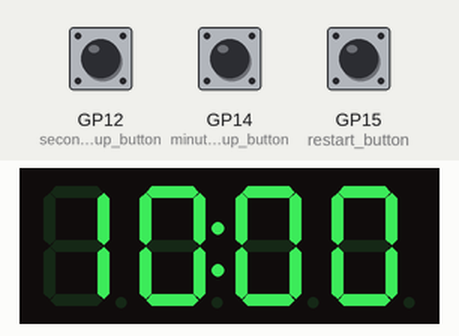
A program run on a simulated Raspberry Pi Pico running MicroPython. Parts: 4-digit seven-segment display. Inputs (shaded band) come from the test bench; at power-on: GP12 (seconds_up_button) LOW, GP14 (minutes_up_button) LOW, GP15 (restart_button) LOW. The clock reads 2024-03-15 10:24:30 at power-on unless the program sets it; library files of the repository ran but are not shown: tm1637.py.

Above: at 1.2 s.
1.3 s: GP12 (seconds_up_button) pulled HIGH for 1 s
At 3.1 s:
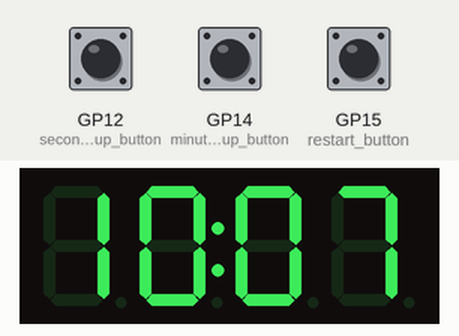
3.8 s: GP14 (minutes_up_button) pulled HIGH for 0.15 s
At 5.2 s:
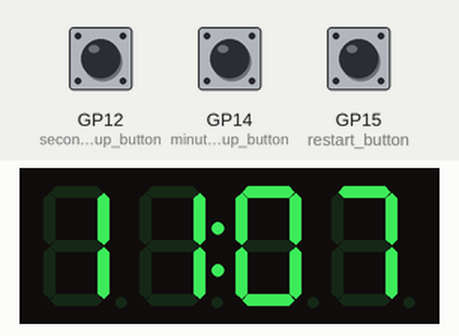
5.5 s: GP12 (seconds_up_button) pulled HIGH for 0.15 s
At 6.5 s:
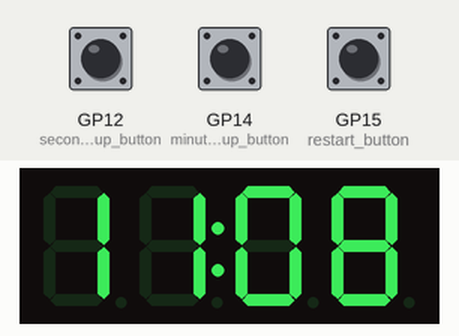
7.1 s: GP14 (minutes_up_button) pulled HIGH for 0.15 s
At 8.0 s:
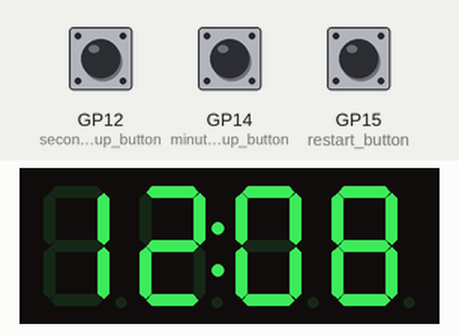
Timing chart, 0 to 9.8 s (numbered marks = the images above; inputs shaded):
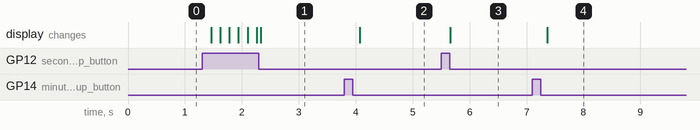

Measured:
- after the input at 1.3 s, the display: first changes after 0.16 s (image 1 shows a later state)
- after the input at 3.8 s, the display: changes after 0.27 s (image 2)
- after the input at 5.5 s, the display: changes after 0.16 s (image 3)
- after the input at 7.1 s, the display: changes after 0.27 s (image 4)

The program:

main.py
```python
import time
import tm1637
from machine import Pin

#define pins
display = tm1637.TM1637(clk=Pin(26), dio=Pin(27))
reset_button = Pin(13, Pin.IN, Pin.PULL_DOWN)
seconds_up_button = Pin(12, Pin.IN, Pin.PULL_DOWN)
minutes_up_button = Pin(14, Pin.IN, Pin.PULL_DOWN)
restart_button = Pin(15, Pin.IN, Pin.PULL_DOWN)

#default time to start at
default_start_time = 10 * 60

#stores current time in seconds
current_time = default_start_time

seconds_counter = 0
minutes_counter = 0
start_time = time.time()

# current state: 0 = counting down, 1 = paused, 2 = end_loop
state = 1

#maximum value of the display in seconds
display_max_value = 99 * 60 + 59


def update_display(raw_seconds):
    seconds = raw_seconds % 60
    minutes = (raw_seconds - seconds) / 60
    display.numbers(int(minutes), seconds)
    #print(str(int(minutes)) + ": " + str(seconds))    #comment out to not print out each time
    return


#loop to show end screen
def endloop():
    display.show(" end")
    time.sleep(0.75)
    display.show("    ")
    time.sleep(0.5)
    return


# reset button interupt function defined by state diagram
def interupt(Pin):
    global state

    if state == 0:
        state = 1

    elif state == 1:
        state = 0

    elif state == 2:
        state = 1
    time.sleep(0.25)
    return

reset_button.irq(trigger = Pin.IRQ_RISING, handler = interupt)


#increment seconds by 1
def seconds_up():
    global current_time
    global seconds_counter
    seconds_up = seconds_up_button.value()

    if seconds_up == True and seconds_counter <= 5:
        current_time = current_time + 1
        time.sleep(0.15)
        seconds_counter += 1

    #faster counting after button has been held for 0.9 seconds
    elif seconds_up == True and seconds_counter > 5:
        current_time = current_time + 1
        time.sleep(0.07)

    else:
        seconds_counter = 0


def minutes_up():
    global current_time
    global minutes_counter
    minutes_up = minutes_up_button.value()

    if minutes_up == True and minutes_counter <= 5:
        current_time = current_time + 60
        time.sleep(0.25)
        minutes_counter += 1

    elif minutes_up == True and minutes_counter > 5:
        current_time = current_time + 60
        time.sleep(0.15)

    else:
        minutes_counter = 0


#sets counter to 0 if restart button is pressed
def restart_check():
    global current_time
    restart_value = restart_button.value()

    if restart_value == True:
        current_time = 0
        time.sleep(0.1)


if __name__ == '__main__':
    while True:
        if state == 0:
            #count down by 1
            current_time = current_time - 1
            time.sleep(1)

            #timer is at 0, go to end state
            if current_time <= 0:
                state = 2

            #else show the time
            else:
                update_display(current_time)

        #paused state
        elif state == 1:
            update_display(current_time)
            seconds_up()
            minutes_up()
            restart_check()

            #if at maximum value of display, do not go over
            if current_time >= display_max_value:
                current_time = display_max_value

            #start_time = time.time()

        #end state
        elif state == 2:
            endloop()
            current_time = default_start_time
```
